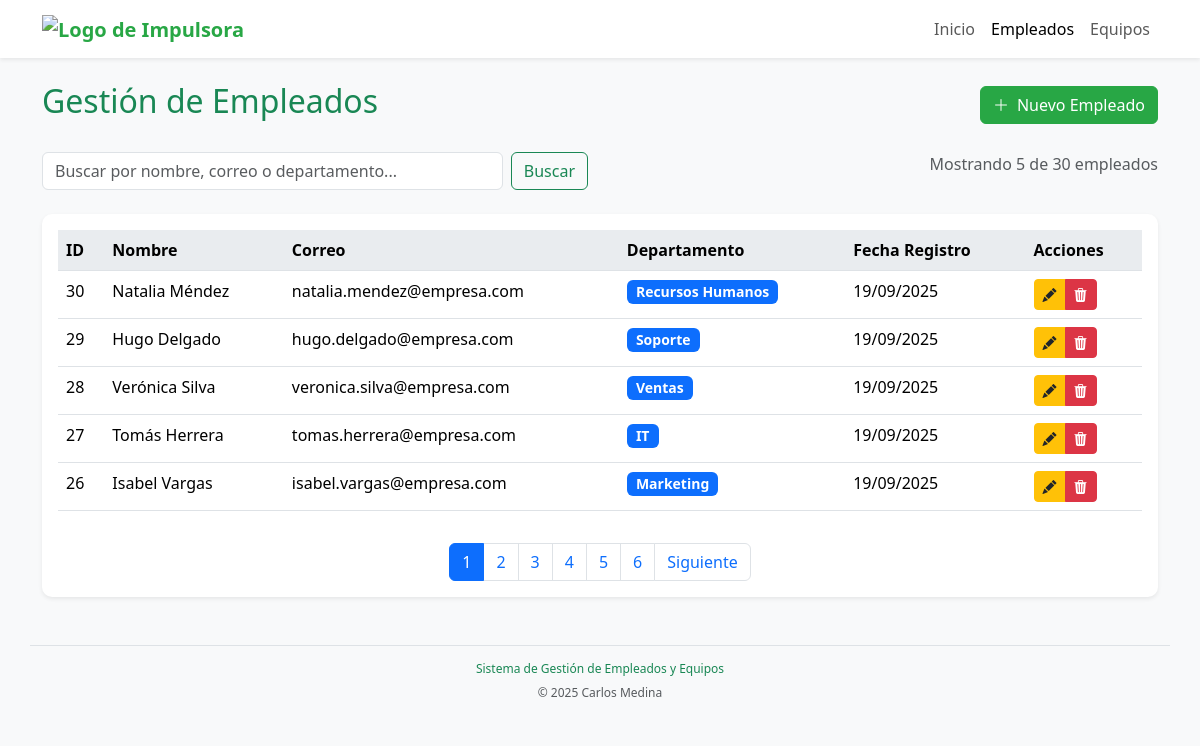
Page /views/empleados/listar.php on the committed database.
### tables this page shows
CREATE TABLE empleados (
    id INT AUTO_INCREMENT PRIMARY KEY,
    nombre VARCHAR(100) NOT NULL,
    correo VARCHAR(100) NOT NULL UNIQUE,
    departamento VARCHAR(50) NOT NULL,
    fecha_creacion TIMESTAMP DEFAULT CURRENT_TIMESTAMP,
    fecha_actualizacion TIMESTAMP DEFAULT CURRENT_TIMESTAMP ON UPDATE CURRENT_TIMESTAMP
);

### includes/helpers.php (called while the page is built, shortened)
<?php
function obtenerPaginaActual() {
    return isset($_GET['pagina']) ? (int)$_GET['pagina'] : 1;
}
function obtenerBusqueda($nombre_param = 'busqueda') {
    return isset($_GET[$nombre_param]) ? trim($_GET[$nombre_param]) : '';
}
?>

### controllers/EmpleadoController.php (called while the page is built, shortened)
<?php
class EmpleadoController {
    private $pdo;
    private $registrosPorPagina = 5;
    public function __construct($pdo) {
        $this->pdo = $pdo;
    }
    public function listar($pagina = 1, $busqueda = '') {
        $offset = ($pagina - 1) * $this->registrosPorPagina;
        $stmt_count = $this->pdo->prepare("CALL empleados_equipos.sp_contar_empleados(:busqueda)");
        $stmt_count->bindValue(':busqueda', $busqueda);
        $stmt_count->execute();
        $total_registros = $stmt_count->fetch()['total'] ?? 0;
        $total_paginas = ceil($total_registros / $this->registrosPorPagina);
        $stmt = $this->pdo->prepare("CALL empleados_equipos.sp_listar_empleados(:busqueda, :offset, :limit)");
        $stmt->bindValue(':busqueda', $busqueda);
        $stmt->bindValue(':offset', $offset, PDO::PARAM_INT);
        $stmt->bindValue(':limit', $this->registrosPorPagina, PDO::PARAM_INT);
        $stmt->execute();
        $empleados = $stmt->fetchAll(PDO::FETCH_ASSOC);
        return [
            'empleados'       => $empleados,
            'pagina_actual'   => $pagina,
            'total_paginas'   => $total_paginas,
            'total_registros' => $total_registros,
            'busqueda'        => $busqueda
        ];
    }
}

### views/empleados/listar.php (the view, shortened to what this page needs)
<?php
require_once __DIR__ . '/../../controllers/EmpleadoController.php';
require_once __DIR__ . '/../../includes/helpers.php';
$controller = new EmpleadoController($pdo);
$pagina   = obtenerPaginaActual();
$busqueda = obtenerBusqueda();
$data = $controller->listar($pagina, $busqueda);
?>
<?php require_once __DIR__ . '/../layouts/header.php'; ?>
<main class="container mt-4">
  <section class="row mb-4">
    <div class="col-12 d-block d-sm-flex justify-content-between align-items-center">
      <h1 class="h2 text-success">Gestión de Empleados</h1>
      <a href="crear.php" class="btn btn-primary d-block d-sm-flex">
        <i class="bi bi-plus-lg me-2"></i>Nuevo Empleado
      </a>
    </div>
  </section>
  <form method="GET" class="row mb-4">
    <div class="col-md-6 d-flex">
      <input type="text" class="form-control me-2" name="busqueda"
        placeholder="Buscar por nombre, correo o departamento..."
        value="<?php echo htmlspecialchars($data['busqueda']); ?>">
      <button type="submit" class="btn btn-outline-success">Buscar</button>
    </div>
    <div class="col-md-6 text-end">
      <span class="text-muted">
        Mostrando <?php echo count($data['empleados']); ?> de <?php echo $data['total_registros']; ?> empleados
      </span>
    </div>
  </form>
  <div class="card">
    <div class="card-body">
      <?php if (empty($data['empleados'])): ?>
        <div class="text-center py-5">
          <i class="bi bi-people-fill fs-1 text-muted mb-3"></i>
          <h5 class="text-muted">No se encontraron empleados</h5>
          <p class="text-muted">
            <?php echo !empty($data['busqueda']) ? 'No hay empleados que coincidan con tu búsqueda.' : 'Aún no hay empleados registrados.'; ?>
          </p>
          <a href="crear.php" class="btn btn-success">Crear Empleado</a>
        </div>
      <?php else: ?>
        <div class="table-responsive">
          <table class="table table-hover">
            <thead>
              <tr>
                <th>ID</th>
                <th>Nombre</th>
                <th>Correo</th>
                <th>Departamento</th>
                <th>Fecha Registro</th>
                <th>Acciones</th>
              </tr>
            </thead>
            <tbody>
              <?php foreach ($data['empleados'] as $empleado): ?>
              <tr>
                <td><?php echo $empleado['id']; ?></td>
                <td><?php echo htmlspecialchars($empleado['nombre']); ?></td>
                <td><?php echo htmlspecialchars($empleado['correo']); ?></td>
                <td><span class="badge bg-primary"><?php echo htmlspecialchars($empleado['departamento']); ?></span></td>
                <td><?php echo date('d/m/Y', strtotime($empleado['fecha_creacion'])); ?></td>
                <td>
                  <div class="btn-group">
                    <a href="editar.php?id=<?php echo $empleado['id']; ?>" class="btn btn-warning btn-sm" data-bs-toggle="tooltip" title="Editar">
                      <i class="bi bi-pencil-fill"></i>
                    </a>
                    <button type="button" class="btn btn-danger btn-sm"
                      onclick="confirmarEliminacion('eliminar.php?id=<?php echo $empleado['id']; ?>', '<?php echo htmlspecialchars($empleado['nombre']); ?>')"
                      data-bs-toggle="tooltip"
                      title="Eliminar">
                      <i class="bi bi-trash3-fill"></i>
                    </button>
                  </div>
                </td>
              </tr>
              <?php endforeach; ?>
            </tbody>
          </table>
        </div>
        <?php if ($data['total_paginas'] > 1): ?>
        <nav aria-label="Paginación de empleados" class="mt-3">
          <div class="d-flex justify-content-start justify-content-sm-center" style="overflow-x:auto; padding: 0 10px;">
            <ul class="pagination flex-nowrap mb-0">
              <?php for ($i = 1; $i <= $data['total_paginas']; $i++): ?>
                <li class="page-item <?php echo $i == $data['pagina_actual'] ? 'active' : ''; ?>">
                  <a class="page-link" href="?pagina=<?php echo $i; ?>&busqueda=<?php echo urlencode($data['busqueda']); ?>"><?php echo $i; ?></a>
                </li>
              <?php endfor; ?>
              <?php if ($data['pagina_actual'] < $data['total_paginas']): ?>
                <li class="page-item">
                  <a class="page-link" href="?pagina=<?php echo $data['pagina_actual'] + 1; ?>&busqueda=<?php echo urlencode($data['busqueda']); ?>">Siguiente</a>
                </li>
              <?php endif; ?>
            </ul>
          </div>
        </nav>
        <?php endif; ?>
      <?php endif; ?>
    </div>
  </div>
</main>
<?php require_once __DIR__ . '/../layouts/footer.php'; ?>

### assets/css/style.css (style rules this page uses)
body { background-color: #f8f9fa; font-family: "Segoe UI", Tahoma, Geneva, Verdana, sans-serif; }
.card { border: none; border-radius: 10px; box-shadow: 0 0.125rem 0.25rem rgba(0, 0, 0, 0.075); transition: box-shadow 0.15s ease-in-out; }
.btn-primary { background-color: #28a745; border-color: #28a745; }
.btn-danger { background-color: #dc3545; border-color: #dc3545; }
.btn-warning { background-color: #ffc107; border-color: #ffc107; color: #212529; }
.table th { background-color: #e9ecef; border-top: none; font-weight: 600; }
.table td, .table th { white-space: nowrap; overflow: hidden; text-overflow: ellipsis; }
.badge { font-size: 0.875em; }
.pagination { justify-content: center; }

### rows in the picture
empleados: id "30", nombre "Natalia Méndez", correo "natalia.mendez@empresa.com", departamento "Recursos Humanos", fecha_creacion "19/09/2025"
empleados: id "29", nombre "Hugo Delgado", correo "hugo.delgado@empresa.com", departamento "Soporte", fecha_creacion "19/09/2025"
empleados: id "28", nombre "Verónica Silva", correo "veronica.silva@empresa.com", departamento "Ventas", fecha_creacion "19/09/2025"
empleados: id "27", nombre "Tomás Herrera", correo "tomas.herrera@empresa.com", departamento "IT", fecha_creacion "19/09/2025"
empleados: id "26", nombre "Isabel Vargas", correo "isabel.vargas@empresa.com", departamento "Marketing", fecha_creacion "19/09/2025"

### other values in the picture
count($data['empleados']) "5"
$data['total_registros'] "30"
